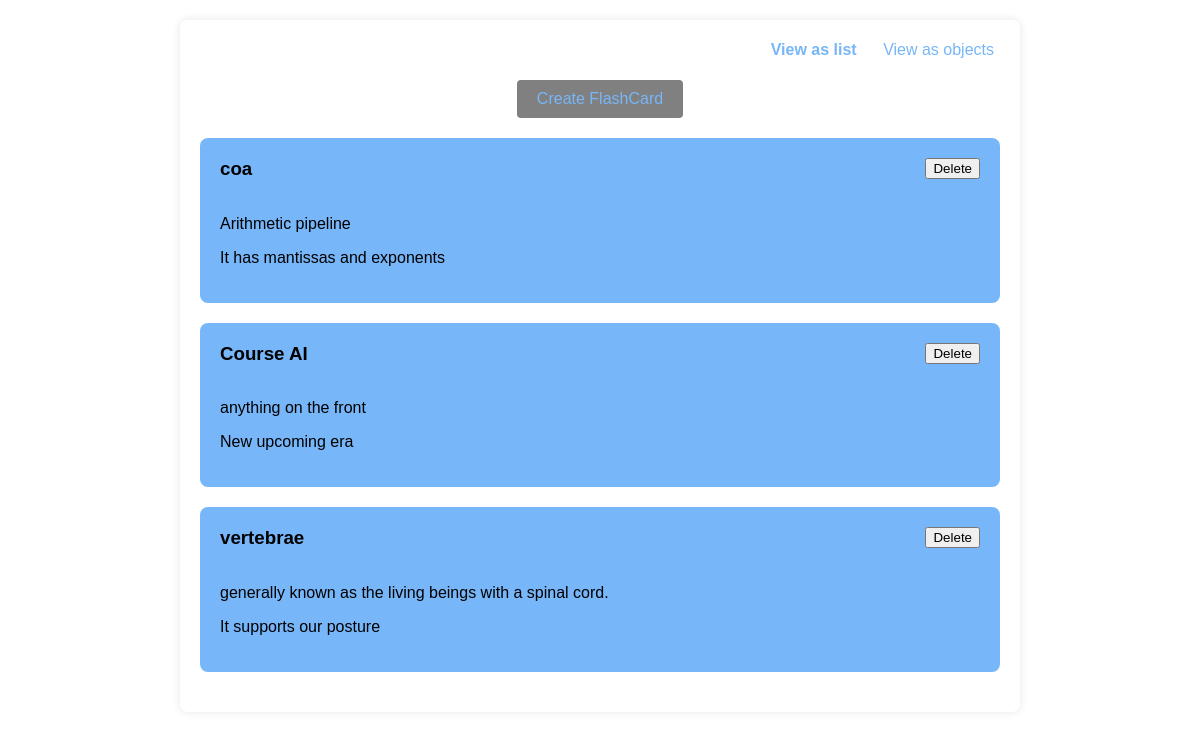
Screenshot of /flashcards/ with the database file from the repository.
### FlashApp/models.py (models this page shows, shortened)
class Flashcard(models.Model):
    title = models.CharField(max_length=200)
    front_side = models.TextField()
    back_side = models.TextField()

### FlashApp/views.py (the view)
# urls.py: path('', views.flashcard_list, name='flashcard_list'),
def flashcard_list(request):
    flashcards = Flashcard.objects.all()
    return render(request, 'FlashApp/flashcard_list.html', {'flashcards': flashcards})

### FlashApp/templates/FlashApp/flashcard_list.html (shortened to what this page needs)
<!DOCTYPE html>
<html lang = "en">
    <head>
        </head>{% load static %}
        <link rel="stylesheet" href="{% static 'FlashApp/styles.css' %}">
    </head>
    <body>
        <div class = "container">
            <div class="view-options">
                <button class="list-view active">View as list</button>
                <button class="object-view">View as objects</button>
            </div>
            <div class="create-flashcard">
                <a href="{% url 'create_flashcard' %}"><button>Create FlashCard</button></a>
            </div>
            <div class="flashcard-list">
                {% for flashcard in flashcards %}
                <div class="flashcard">
                    <div style = "display: flex; flex-direction: row; justify-content: space-between;"><h3>{{ flashcard.title }}</h3>
                    <form action="{% url 'delete_flashcard' flashcard.id %}" method="post">
                    <button type="submit">
                        Delete
                    </button>
                </form></div>
                    <p>{{ flashcard.front_side }}</p>
                    <p>{{ flashcard.back_side }}</p>
                </div>
                {% endfor %}
            </div>
        </div>
    </body>
</html>

### FlashApp/static/FlashApp/styles.css (style rules this page uses)
body { font-family: Arial, sans-serif; margin: 0; padding: 0; background-color: white; }
.container { max-width: 800px; margin: 20px auto; padding: 20px; background-color: white; border-radius: 8px; box-shadow: 0 0 10px rgba(0, 0, 0, 0.1); }
.view-options { text-align: right; margin-bottom: 20px; }
.view-options button { background-color: transparent; border: none; cursor: pointer; font-size: 16px; margin-left: 10px; color: #77b6f8; transition: color 0.3s; }
.view-options button.active { font-weight: bold; color: #77b6f8; }
.create-flashcard { text-align: center; margin-bottom: 20px; }
.create-flashcard button { background-color: grey; color: #77b6f8; border: none; border-radius: 4px; padding: 10px 20px; font-size: 16px; cursor: pointer; transition: background-color 0.3s; }
.flashcard { background-color: #77b6f8; border-radius: 8px; padding: 20px; margin-bottom: 20px; }
.flashcard h3 { margin-top: 0; }

### rows the page displays
Flashcard: title "coa", front_side "Arithmetic pipeline", back_side "It has mantissas and exponents"
Flashcard: title "Course AI", front_side "anything on the front", back_side "New upcoming era"
Flashcard: title "vertebrae", front_side "generally known as the living beings with a spinal cord.", back_side "It supports our posture"
